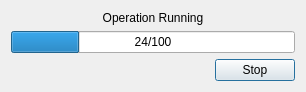
<?xml version="1.0" encoding="UTF-8"?>
<ui version="4.0">
 <class>FODialog</class>
 <widget class="QDialog" name="FODialog">
  <property name="geometry">
   <rect>
    <x>0</x>
    <y>0</y>
    <width>306</width>
    <height>91</height>
   </rect>
  </property>
  <property name="windowTitle">
   <string>Performing File Operations</string>
  </property>
  <layout class="QVBoxLayout" name="verticalLayout">
   <item>
    <widget class="QLabel" name="label">
     <property name="text">
      <string notr="true">Operation Running</string>
     </property>
     <property name="alignment">
      <set>Qt::AlignCenter</set>
     </property>
     <property name="wordWrap">
      <bool>true</bool>
     </property>
    </widget>
   </item>
   <item>
    <widget class="QProgressBar" name="progressBar">
     <property name="value">
      <number>24</number>
     </property>
     <property name="textDirection">
      <enum>QProgressBar::TopToBottom</enum>
     </property>
     <property name="format">
      <string>%v/%m</string>
     </property>
    </widget>
   </item>
   <item>
    <spacer name="verticalSpacer">
     <property name="orientation">
      <enum>Qt::Vertical</enum>
     </property>
     <property name="sizeHint" stdset="0">
      <size>
       <width>20</width>
       <height>40</height>
      </size>
     </property>
    </spacer>
   </item>
   <item>
    <layout class="QHBoxLayout" name="horizontalLayout">
     <item>
      <spacer name="horizontalSpacer">
       <property name="orientation">
        <enum>Qt::Horizontal</enum>
       </property>
       <property name="sizeHint" stdset="0">
        <size>
         <width>40</width>
         <height>20</height>
        </size>
       </property>
      </spacer>
     </item>
     <item>
      <widget class="QPushButton" name="push_stop">
       <property name="text">
        <string>Stop</string>
       </property>
      </widget>
     </item>
    </layout>
   </item>
  </layout>
 </widget>
 <resources/>
 <connections/>
</ui>
